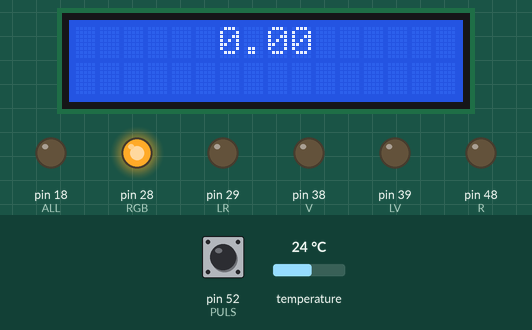
Recording of a sketch running on a simulated Arduino Mega 2560, built with avr-gcc and run on an emulated ATmega2560. Parts: 16×2 character LCD, output pins drawn as LEDs (lit = HIGH). The test bench sets the inputs (shaded band); at power-on: temperature 24 °C, pin 52 (PULS) LOW.

Above: at 1.2 s.
1.3 s: temperature set to 23.3 °C
At 3.4 s:
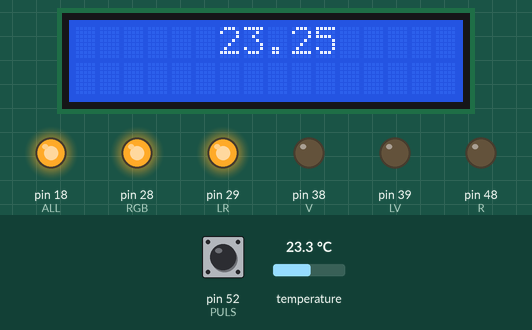
4.5 s: temperature set to 28 °C
At 6.8 s:
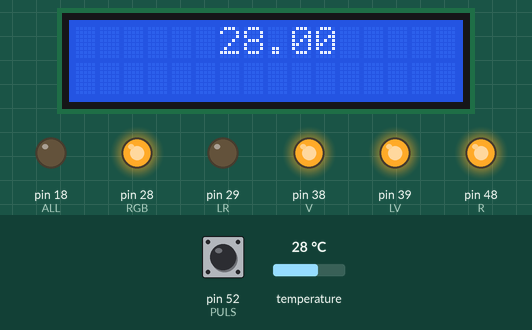
7.5 s: temperature set to 27 °C
At 10.1 s:
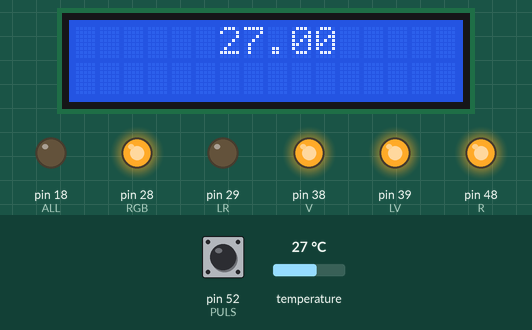
10.4 s: temperature set to 26.1 °C
At 12.5 s:
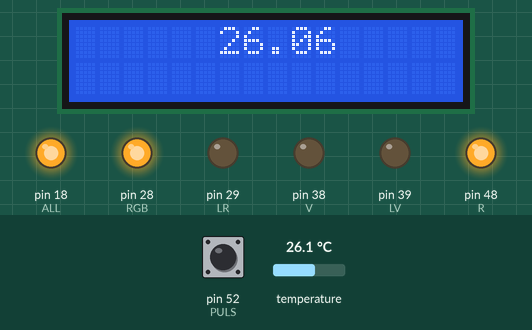
13.4 s: pin 52 (PULS) pulled HIGH for 3.2 s
At 15.9 s:
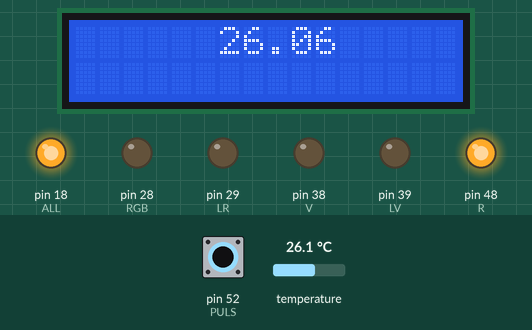
18.1 s: temperature set to 12 °C
At 21.5 s:
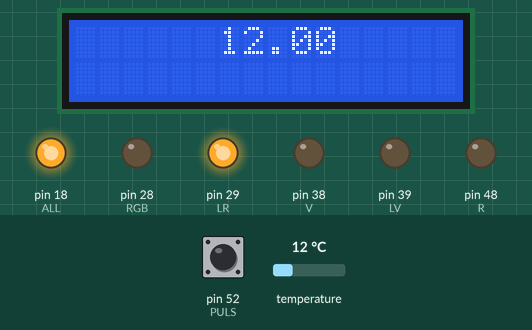
Timing chart, 0 to 23.0 s (numbered marks = the images above; inputs shaded):
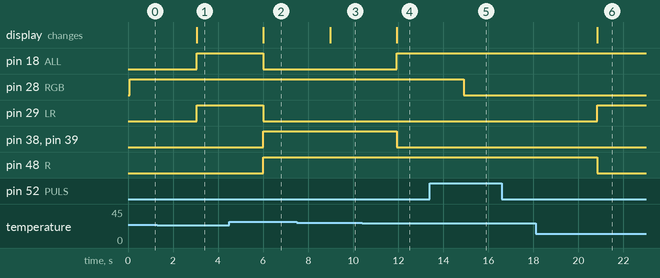

The sketch:

Acquario.ino
```cpp
#include <DallasTemperature.h>
#include <OneWire.h>
#include <LiquidCrystal.h>
LiquidCrystal lcd(12,11,5,4,3,2);
int V = 38; // ventola
int LV = 39; // led ventola
int RGB = 28; // led rgb
int LR = 29; //led riscaldatore
int R = 48; // RGB
int ALL = 18; // allarme
int DHTP = 13; // dht arduino
int PULS = 52; // pulsante
float TEMP;
int PULSS;
int stato = LOW;
#define ONE_WIRE_BUS 46 // sonda ds18b20
OneWire oneWire(ONE_WIRE_BUS);
DallasTemperature sensors(&oneWire);
void setup()
{
  lcd.begin(16,2);
  Serial.begin(9600);
  sensors.begin();
  pinMode(V,OUTPUT);
  pinMode(LV,OUTPUT);
  pinMode(R,OUTPUT);
  pinMode(LR,OUTPUT);
  pinMode(RGB,OUTPUT);
  pinMode(ALL,OUTPUT);
  pinMode(PULS,INPUT );
  digitalWrite(V,LOW);
  digitalWrite(R,LOW);
  digitalWrite(RGB,LOW);
  digitalWrite(ALL,LOW);
  digitalWrite(LR,LOW);
  digitalWrite(LV,LOW);
}
void loop (){
 // lcd.setCursor(0,0);
 //lcd.print("Temp.:");
  lcd.setCursor(6,0);
  lcd.print(TEMP);
 //lcd.setCursor(11,0);
 //lcd.print(" C.");
  if (digitalRead(PULS) == HIGH){
    stato= !stato;
  }
  if (stato == HIGH){
    digitalWrite(RGB,LOW);
  }
  else
  digitalWrite(RGB,HIGH);

  if (Serial.read() == 'c'){
      Serial.print("Temperatura Acquario: ");
      Serial.println(TEMP);
    }
  sensors.requestTemperatures();
  delay(2200);
  TEMP = (sensors.getTempCByIndex(0));
  if ((TEMP < 24)&(TEMP != -127))
  {
    digitalWrite(R,LOW);
    digitalWrite(LR,HIGH);
    digitalWrite(ALL,LOW);
  }
  else
  {
    digitalWrite(R,HIGH);
    digitalWrite(LR,LOW);
    digitalWrite(ALL,HIGH);
  }

  if ((TEMP > 26.5)&(TEMP != -127))
  {
    digitalWrite(V,HIGH);
    digitalWrite(LV,HIGH);
    digitalWrite(ALL,LOW);
  }
  else
  {
    digitalWrite(V,LOW);
    digitalWrite(LV,LOW);
    digitalWrite(ALL,HIGH);
  }
}
```

Measured:
- the behaviour switches between 24 and 23.9 °C on temperature (found by bisection; images 0 and 1)
- the behaviour switches between 26.6 and 26.5 °C on temperature (found by bisection; images 3 and 4)
- after the input at 1.3 s, pin 29 (LR): LOW → HIGH after 1.7 s; pin 48 (R): stays LOW (without the input it goes to HIGH after 1.7 s); the display: changes after 1.7 s (image 1)
- after the input at 4.5 s, pin 18 (ALL), pin 29 (LR): HIGH → LOW after 1.5 s; pin 38 (V), pin 39 (LV), pin 48 (R): LOW → HIGH after 1.5 s; the display: changes after 1.5 s (image 2)
- after the input at 7.5 s, the display: changes after 1.5 s (image 3)
- after the input at 10.4 s, pin 18 (ALL): LOW → HIGH after 1.5 s; pin 38 (V), pin 39 (LV): HIGH → LOW after 1.5 s; the display: changes after 1.5 s (image 4)
- after the input at 13.4 s, pin 28 (RGB): HIGH → LOW after 1.5 s
- after the input at 18.1 s, pin 29 (LR): LOW → HIGH after 2.7 s; pin 48 (R): HIGH → LOW after 2.7 s; the display: changes after 2.7 s (image 6)
